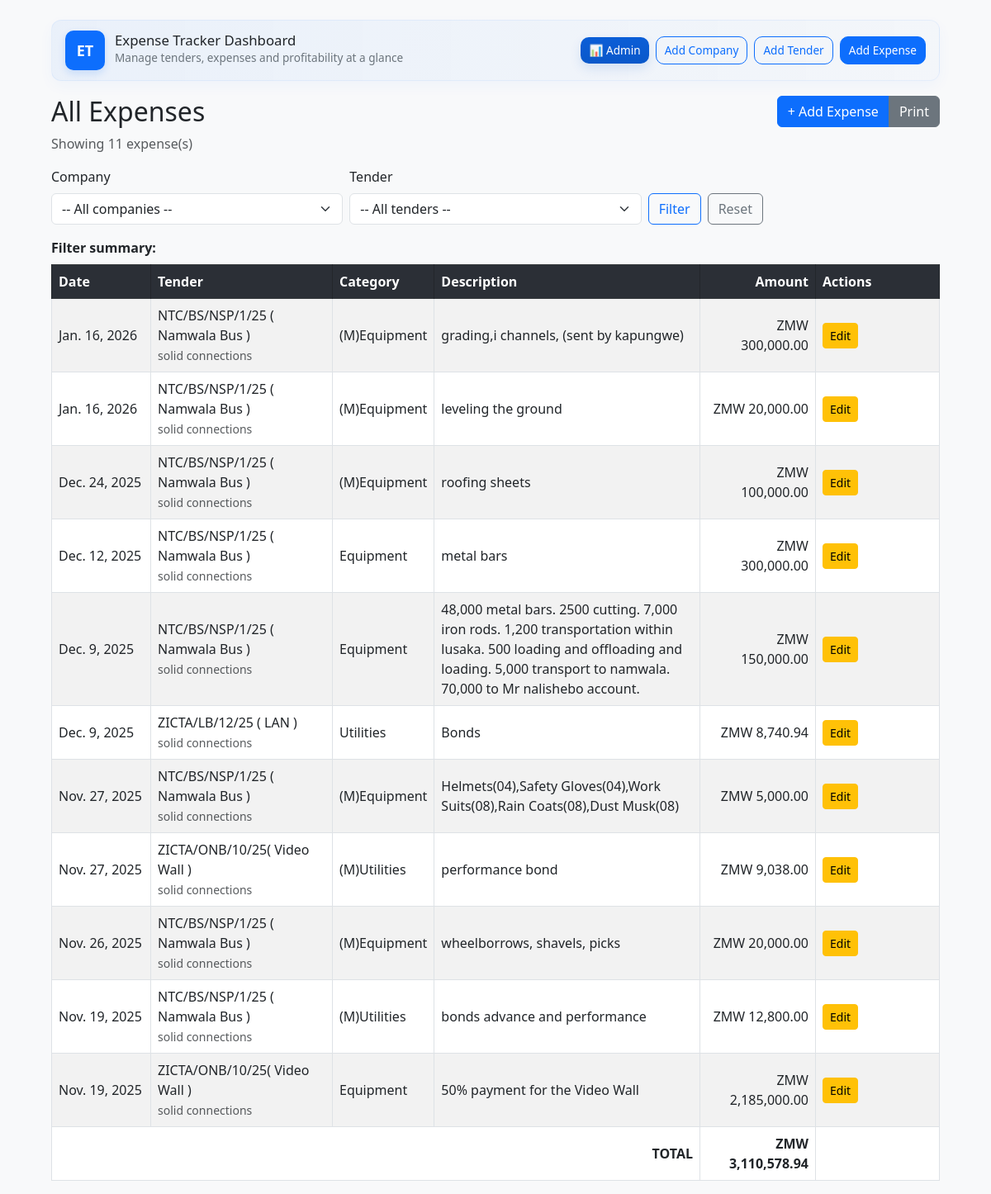
The page /expenses/ on the database its author committed.
### tracker/models.py (models this page shows, shortened)
class Expense(models.Model):
    tender = models.ForeignKey(Tender, on_delete=models.CASCADE, related_name="expenses")
    category = models.CharField(max_length=255)
    description = models.TextField(blank=True, null=True)
    amount = models.DecimalField(max_digits=14, decimal_places=2)
    date = models.DateField(auto_now_add=True)
    class Meta:
        ordering = ['-date']
    def get_absolute_url(self):
        return reverse('tracker:expense_edit', args=[self.pk])

class Tender(models.Model):
    PAYMENT_STATUS_CHOICES = [
        ("Pending", "Pending"),
        ("Partially Paid", "Partially Paid"),
        ("Paid", "Paid"),
    ]
    tender_no = models.CharField(max_length=100, unique=True)
    company = models.ForeignKey(Company, on_delete=models.CASCADE, related_name="tenders")
    client_name = models.CharField(max_length=255)
    total_value = models.DecimalField(max_digits=14, decimal_places=2)
    payment_status = models.CharField(
        max_length=50,
        choices=PAYMENT_STATUS_CHOICES,
        default="Pending"
    )
    start_date = models.DateField(null=True, blank=True)
    end_date = models.DateField(null=True, blank=True)
    class Meta:
        ordering = ['-start_date']

class Company(models.Model):
    name = models.CharField(max_length=255)
    address = models.TextField(blank=True, null=True)
    phone = models.CharField(max_length=50, blank=True, null=True)
    email = models.EmailField(blank=True, null=True)

### tracker/views.py (the view, shortened to what this page needs)
# urls.py: path('expenses/', views.expense_list, name='expense_list'),
def expense_list(request):
    companies = Company.objects.all().order_by('name')
    tenders_qs = Tender.objects.select_related('company').order_by('-start_date')
    qs = Expense.objects.select_related('tender__company').order_by('-date')
    company_id = request.GET.get('company')
    tender_id = request.GET.get('tender')
    selected_company_name = None
    selected_tender_name = None
    if tender_id:
        qs = qs.filter(tender_id=tender_id)
        try:
            selected_tender_name = Tender.objects.get(pk=tender_id).tender_no
        except Tender.DoesNotExist:
            selected_tender_name = None
    paginator = Paginator(qs, 25)
    page_number = request.GET.get('page')
    page_obj = paginator.get_page(page_number)
    total_amount = qs.aggregate(total=Sum('amount'))['total'] or Decimal('0.00')
    context = {
        'title': 'All Expenses',
        'companies': companies,
        'tenders': tenders_qs,
        'expenses': page_obj,
        'total_amount': total_amount,
        'selected_company': int(company_id) if company_id else None,
        'selected_tender': int(tender_id) if tender_id else None,
        'selected_company_name': selected_company_name,
        'selected_tender_name': selected_tender_name,
    }
    return render(request, 'tracker/expense_list.html', context)

### tracker/templates/tracker/expense_list.html (shortened to what this page needs)
{% load static %}
{% load humanize %}
<!DOCTYPE html>
<html>
<head>
    <link href="https://cdn.jsdelivr.net/npm/bootstrap@5.3.0/dist/css/bootstrap.min.css" rel="stylesheet">
</head>
<body>
<div class="container mt-4">
    <div class="topbar">
        <div class="brand">
            <a href="#" onclick="location.reload();return false;" class="logo" title="Reload page" aria-label="Reload page">ET</a>
            <div>
                <h1 class="h3">Expense Tracker Dashboard</h1>
                <div class="text-muted-small">Manage tenders, expenses and profitability at a glance</div>
            </div>
        </div>
        <div class="d-flex align-items-center gap-2">
            <a href="/admin/" class="btn admin-btn btn-sm text-white" target="_blank" aria-label="Open admin">📊 Admin</a>
            <a href="{% url 'tracker:company_add' %}" class="btn btn-outline-primary btn-sm">Add Company</a>
            <a href="{% url 'tracker:tender_add' %}" class="btn btn-outline-primary btn-sm">Add Tender</a>
            <a href="{% url 'tracker:expense_add' %}" class="btn btn-primary btn-sm text-white">Add Expense</a>
        </div>
    </div>
    <div class="d-flex justify-content-between align-items-start mb-3 no-print">
        <div>
            <h2>{{ title }}</h2>
            <div class="text-muted">
                Showing
                {% if expenses.paginator %}
                    {{ expenses.paginator.count }}
                {% else %}
                    {{ expenses|length }}
                {% endif %}
                expense(s)
            </div>
        </div>
        <div class="btn-group">
            <a href="{% url 'tracker:expense_add' %}" class="btn btn-primary">+ Add Expense</a>
            <button class="btn btn-secondary" onclick="window.print();">Print</button>
        </div>
    </div>
    <form method="get" class="row g-2 mb-3 no-print">
        <div class="col-sm-4">
            <label for="company" class="form-label">Company</label>
            <select id="company" name="company" class="form-select">
                <option value="">-- All companies --</option>
            </select>
        </div>
        <div class="col-sm-4">
            <label for="tender" class="form-label">Tender</label>
            <select id="tender" name="tender" class="form-select">
                <option value="">-- All tenders --</option>
            </select>
        </div>
        <div class="col-sm-4 align-self-end">
            <div class="d-flex gap-2">
                <button type="submit" class="btn btn-outline-primary">Filter</button>
                <a href="{% url 'tracker:expense_list' %}" class="btn btn-outline-secondary">Reset</a>
            </div>
        </div>
    </form>
    <div id="print-area">
        <div class="mb-2">
            <strong>Filter summary:</strong>
        </div>
        <table class="table table-bordered table-striped">
            <thead class="table-dark">
                <tr>
                    <th style="width:120px">Date</th>
                    <th style="width:220px">Tender</th>
                    <th>Category</th>
                    <th>Description</th>
                    <th style="width:140px; text-align:right">Amount</th>
                    <th class="no-print" style="width:150px">Actions</th>
                </tr>
            </thead>
            <tbody>
                {% for e in expenses %}
                <tr>
                    <td>{{ e.date }}</td>
                    <td>
                        {% if e.tender %}
                            {{ e.tender.tender_no }}<br>
                            <small class="text-muted">{{ e.tender.company.name }}</small>
                        {% else %}
                            -
                        {% endif %}
                    </td>
                    <td>{{ e.category }}</td>
                    <td>{{ e.description|default:"-" }}</td>
                    <td style="text-align:right">ZMW {{ e.amount|default:0|floatformat:2|intcomma }}</td>
                    <td class="no-print">
                        <a href="{{ e.get_absolute_url }}" class="btn btn-sm btn-warning">Edit</a>
                    </td>
                </tr>
                {% empty %}
                <tr>
                    <td colspan="6" class="text-center text-muted">No expenses found.</td>
                </tr>
                {% endfor %}
            </tbody>
            <tfoot>
                <tr>
                    <th colspan="4" class="text-end">TOTAL</th>
                    <th style="text-align:right">ZMW {{ total_amount|default:0|floatformat:2|intcomma }}</th>
                    <th class="no-print"></th>
                </tr>
            </tfoot>
        </table>
    </div>
</div>
</body>
</html>

### tracker/templates/tracker/expense_list.html (style rules this page uses)
:root { --accent: #0d6efd; --muted: #6c757d; --bg: #f8f9fa; --card: #ffffff; --rounded: 12px; }
body { background: var(--bg); font-family: system-ui, -apple-system, "Segoe UI", Roboto, "Helvetica Neue", Arial; color: #212529; }
.container { max-width: 1100px; }
.topbar { display: flex; justify-content: space-between; align-items: center; gap: 16px; padding: 12px 16px; margin-bottom: 18px; background: linear-gradient(90deg, rgba(13,110,253,0.06), rgba(13,110,253,0.02)); border-radius: var(--rounded); box-shadow: 0 6px 18px rgba(13,110,253,0.04); border: 1px solid rgba(13,110,253,0.06); }
.brand { display:flex; gap:12px; align-items:center; }
.brand .logo { display:inline-grid; place-items:center; width:48px; height:48px; background: var(--accent); color: #fff; border-radius: 10px; text-decoration: none; font-weight: 700; font-size: 18px; box-shadow: 0 4px 10px rgba(13,110,253,0.16); transition: transform .12s ease; }
.brand h1 { margin:0; font-size: 1.05rem; line-height: 1; }
.text-muted-small { color: var(--muted); font-size: 0.85rem; margin-top: 2px; }
.topbar .btn { border-radius: 10px; padding: 6px 10px; font-size: 0.85rem; }
.admin-btn { background: linear-gradient(180deg,#0b5ed7,#0a58ca); border: none; box-shadow: 0 6px 14px rgba(10,88,202,0.12); }
.table td, .table th { vertical-align: middle; }
.table thead.table-dark th { background: #2b2f36; border-color: #23262b; color: #fff; }

### rows shown on the page
Expense: date "Jan. 16, 2026", tender.tender_no "NTC/BS/NSP/1/25 ( Namwala Bus )", tender.company.name "solid connections", category "(M)Equipment", description "grading,i channels, (sent by kapungwe)", amount "300,000.00"
Expense: date "Jan. 16, 2026", tender.tender_no "NTC/BS/NSP/1/25 ( Namwala Bus )", tender.company.name "solid connections", category "(M)Equipment", description "leveling the ground", amount "20,000.00"
Expense: date "Dec. 24, 2025", tender.tender_no "NTC/BS/NSP/1/25 ( Namwala Bus )", tender.company.name "solid connections", category "(M)Equipment", description "roofing sheets", amount "100,000.00"
Expense: date "Dec. 12, 2025", tender.tender_no "NTC/BS/NSP/1/25 ( Namwala Bus )", tender.company.name "solid connections", category "Equipment", description "metal bars", amount "300,000.00"
Expense: date "Dec. 9, 2025", tender.tender_no "NTC/BS/NSP/1/25 ( Namwala Bus )", tender.company.name "solid connections", category "Equipment", description "48,000 metal bars. 2500 cutting. 7,000 iron rods. 1,200 transportation within lusaka. 500 loading and offloading and loading. 5,000 transport to namwala. 70,000 to Mr nalishebo account.", amount "150,000.00"
Expense: date "Dec. 9, 2025", tender.tender_no "ZICTA/LB/12/25 ( LAN )", tender.company.name "solid connections", category "Utilities", description "Bonds", amount "8,740.94"
Expense: date "Nov. 27, 2025", tender.tender_no "NTC/BS/NSP/1/25 ( Namwala Bus )", tender.company.name "solid connections", category "(M)Equipment", description "Helmets(04),Safety Gloves(04),Work Suits(08),Rain Coats(08),Dust Musk(08)", amount "5,000.00"
Expense: date "Nov. 27, 2025", tender.tender_no "ZICTA/ONB/10/25( Video Wall )", tender.company.name "solid connections", category "(M)Utilities", description "performance bond", amount "9,038.00"
Expense: date "Nov. 26, 2025", tender.tender_no "NTC/BS/NSP/1/25 ( Namwala Bus )", tender.company.name "solid connections", category "(M)Equipment", description "wheelborrows, shavels, picks", amount "20,000.00"
Expense: date "Nov. 19, 2025", tender.tender_no "NTC/BS/NSP/1/25 ( Namwala Bus )", tender.company.name "solid connections", category "(M)Utilities", description "bonds advance and performance", amount "12,800.00"
Expense: date "Nov. 19, 2025", tender.tender_no "ZICTA/ONB/10/25( Video Wall )", tender.company.name "solid connections", category "Equipment", description "50% payment for the Video Wall", amount "2,185,000.00"

### other values the page prints
{{ title }} "All Expenses"
{{ expenses.paginator.count }} "11"
{{ total_amount|default:0|floatformat:2|intcomma }} "3,110,578.94"
